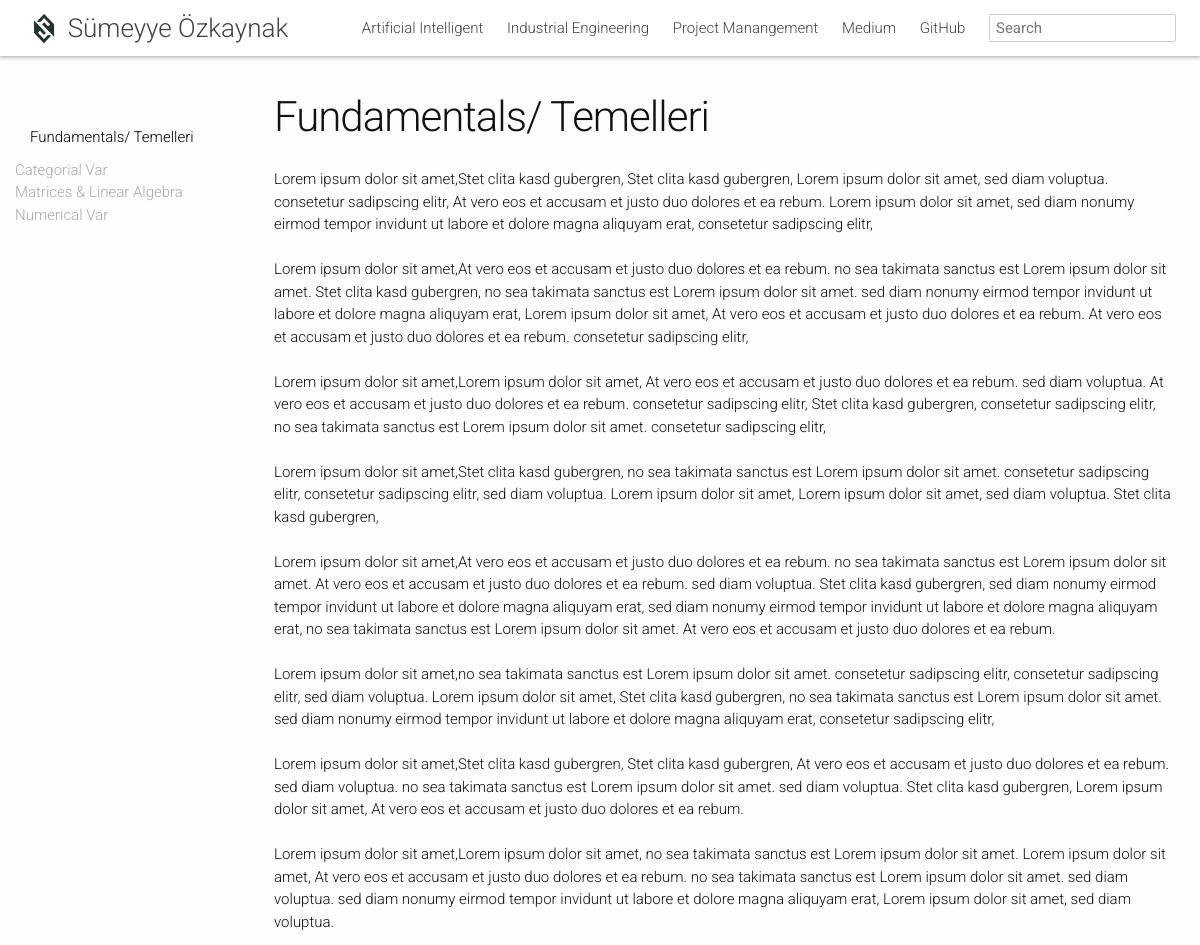
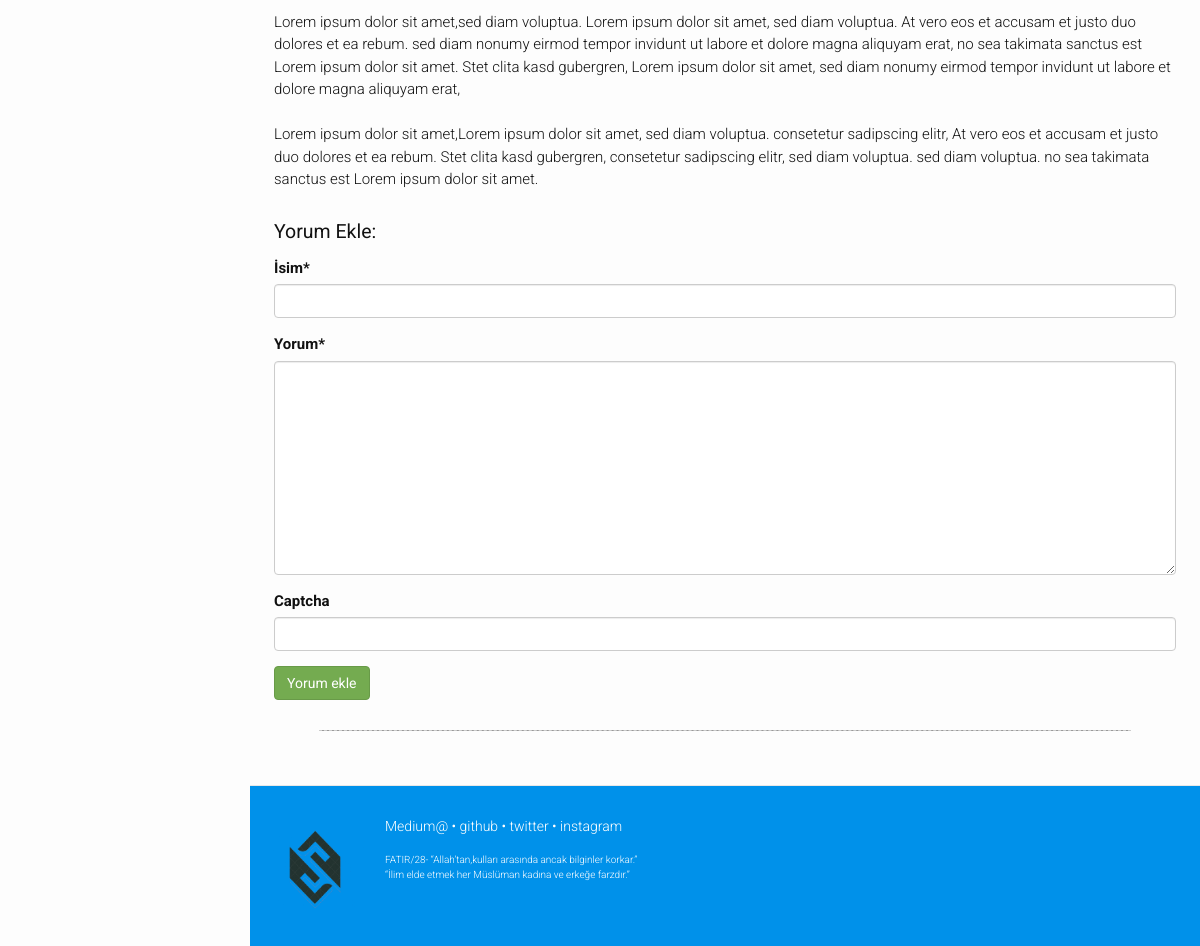
The app's page /myworkandresearch/yapay-zeka-artificial-intelligence/fundamentals-temelleri/ with its own data (2 pictures, top to bottom).
### myworkandresearch/models.py (models this page shows, shortened)
class Subject(models.Model):
    name = models.CharField(max_length=200, verbose_name='Konu Adı')
    slug = models.SlugField(unique=True, max_length=210, verbose_name='Konu Url', editable=False)
    text = RichTextField(verbose_name='Konu Metni')
    category_name = models.ForeignKey('Category', on_delete=models.CASCADE, verbose_name='Kategori Adı')
    class Meta:
        ordering = ['id']

class Article(models.Model):
    user=models.ForeignKey('auth.User', verbose_name='Yazar', related_name='articles')
    title = models.CharField(max_length=200, verbose_name='Başlık')
    slug = models.SlugField(unique=True,max_length=210, verbose_name='Yazı Url', editable=False)
    text = RichTextField()
    image = models.ImageField(null=True, blank=True)
    created_date = models.DateTimeField(
        default=timezone.now)
    published_date = models.DateTimeField(
        blank=True, null=True)
    subject_name = models.ForeignKey('Subject', on_delete=models.CASCADE)
    class Meta:
        ordering = ['-published_date', '-id']

### myworkandresearch/views.py (the view)
# urls.py: url(r'^(?P<category_slug>[\w-]+)/(?P<subject_slug>[\w-]+)/$', views.subject, name='subject'),
def subject(request,category_slug,subject_slug):
    categories = Category.objects.filter(slug=category_slug)
    subjects = Subject.objects.all()
    subject = get_object_or_404(Subject, slug=subject_slug)
    articles = Article.objects.all()
    form = SubjectCommentForm(request.POST or None)
    if form.is_valid():
        comment = form.save(commit=False)
        comment.subject = subject
        comment.save()
    context = {
        'categories': categories,
        'subjects': subjects,
        'subject':subject,
        'articles': articles,
        'form': form,
    }
    return render(request, 'myworkandresearch/subject.html', context)

### myworkandresearch/forms.py
class SubjectCommentForm(forms.ModelForm):
    captcha = ReCaptchaField()
    class Meta:
        model = SubjectComment
        fields = [
            'name',
            'content'
        ]

### templates/myworkandresearch/subject.html (shortened to what this page needs)
{% extends 'base.html' %}
{% load static %}
{% block body_name %} class="" {% endblock %}
{% block header %}
    <a class="page-link" href="http://127.0.0.1:8000/myworkandresearch/artificial-intelligence/">Artificial Intelligent</a>
    <a class="page-link" href="http://127.0.0.1:8000/myworkandresearch/industrial-engineering">Industrial Engineering</a>
    <a class="page-link" href="http://127.0.0.1:8000/myworkandresearch/project-manangement/">Project Manangement</a>
    <a class="page-link" href="https://medium.com/@sumozkaynak">Medium</a>
    <a class="page-link" href="https://github.com/sozkaynak">GitHub</a>
{% endblock %}
{% block content %}
    <div class="container-fluid contents">
      <div class="row">
       {% for category in categories%}
          <div id="side-nav-container" class="col-sm-3">
          <ul id="mysidebar" class="nav">
              {% for subject in category.subject_set.all %}
              <li class="sidebar-title"><a href="{% url 'myworkandresearch:subject' category_slug=category.slug subject_slug=subject.slug %}" style="color:black "> <li>{{subject.name}}</li></a></li>
                    <ul class="sidebar-items">
                        {% for article in subject.article_set.all %}
                      <li>
                            <a href="{% url 'myworkandresearch:detail' category_slug=category.slug subject_slug=subject.slug article_slug=article.slug %}" style="color:darkgray ">{{article.title}}</a>
                      </li>
                        {% endfor %}
                    </ul>
              {% endfor %}
          </ul>
        </div>
      {% endfor %}
          <div class="col-sm-9 main-contents">
          {% if subject.name %}
            <div class="main-contents-body">
                <article class="post-content">
                    <header class="post-header">
                  <div>
                    <h1 class="post-title">{{subject.name}} </h1>
                  </div>
               </header>
          {{subject.text|safe|linebreaksbr}}
                </article>
          <h3>Yorum Ekle:</h3>
              {% include 'myworkandresearch/comment.html' %}
             <hr>
          </div>
          {% endif %}
            </div>
          </div>
          </div>
{% endblock %}
{% block footer %}
<footer class="site-footer">
              <div class="container-fluid">
                <div class="row">
                  <div class="col-sm-12">
                    <div class="logo">
                      <img src="{% static 'images/logoweb.png' %}" alt="Logo" width="100" height="100">
                    </div>
                      <p class="site-footer__link-list">
                        <a href="https://medium.com/@sumozkaynak">Medium@</a> &bull;
                        <a href="https://github.com/sozkaynak/">github</a> &bull;
                        <a href="https://twitter.com/sumeyyeozkaynak">twitter</a> &bull;
                        <a href="https://instagram.com/afafet">instagram</a>
                      </p>
                      <p class="licenses">
                         FATIR/28- “Allah’tan,kulları arasında ancak bilginler korkar.” <br>
                         “İlim elde etmek her Müslüman kadına ve erkeğe farzdır.”
                      </p>
                  </div>
                </div>
              </div>
            </footer>
{% endblock %}

### static/css/main.css (style rules this page uses)
html, body { width: 100%; height: 100%; }
body, h1, h2, h3, h4, h5, h6, p, blockquote, pre, hr, dl, dd, ol, ul, figure { margin: 0; padding: 0; }
body { font-family: Roboto, sans-serif; font-size: 16px; line-height: 1.5; font-weight: 300; color: #111; background-color: #fdfdfd; -webkit-text-size-adjust: 100%; }
h1, h2, h3, h4, h5, h6, p, blockquote, pre, ul, ol, dl, figure { margin-bottom: 15px; }
img { max-width: 100%; vertical-align: middle; }
ul, ol { margin-left: 30px; }
h1, h2, h3, h4, h5, h6 { font-weight: 300; }
a { color: #0091ea; text-decoration: none; }
.site-footer { margin-left: 250px; width: calc(100% - 250px); }
.site-footer .licenses { font-size: 10px; width: 72%; }
.site-footer .row { max-width: 980px; margin: 0 auto; }
.contents { padding: 56px 24px 24px 24px; }
.site-nav .page-link { color: #424242; line-height: 1.5; }
.site-nav .page-link:not(:first-child) { margin-left: 20px; }
.site-footer { border-top: 1px solid #e8e8e8; padding-top: 30px; padding-bottom: 30px; background: #0091ea; color: white; }
.site-footer a { color: white; }
.site-footer__link-list { font-size: 14px; font-weight: 300; }
.logo { float: left; position: relative; margin-right: 20px; }
.post-header { margin-bottom: 30px; }
.post-title { font-size: 42px; letter-spacing: -1px; line-height: 1; }
.post-content { margin-bottom: 30px; }
body { font-size: 15px; }
footer { font-size: smaller; }
h3 { font-weight: normal; font-size: 130%; }
hr { border: 0; border-bottom: 1px dashed #ccc; background: #999; margin: 30px 0px; width: 90%; margin-left: auto; margin-right: auto; }
#side-nav-container { position: fixed; top: 56px; left: 0; width: 250px; overflow-y: auto; height: 100%; background: #fdfdfd; }
.main-contents { margin-left: 250px; width: calc(100% - 250px); display: flex; justify-content: center; padding-top: 40px; }
.main-contents-body { width: 980px; }
#mysidebar { margin: 40px 0 40px 0; }
#mysidebar ul { margin-left: 0; list-style: none; }
#mysidebar li.sidebar-title { color: #424242; font-size: 20px; }
#mysidebar ul.sidebar-items { margin-bottom: 16px; }

### records on screen
Subject: name "Fundamentals/ Temelleri", text "Lorem ipsum dolor sit amet,Stet clita kasd gubergren, Stet clita kasd gubergren, Lorem ipsum dolor sit amet, sed diam voluptua. consetetur sadipscing elitr, At vero eos et accusam et justo duo dolores et ea rebum. Lorem ipsum dolor sit amet, sed diam nonumy eirmod tempor invidunt ut labore et dolore magna aliquyam erat, consetetur sadipscing elitr, Lorem ipsum dolor sit amet,At vero eos et accusam et justo duo dolores et ea rebum. no sea takimata sanctus est Lorem ipsum dolor sit amet. Stet clita kasd gubergren, no sea takimata sanctus est Lorem ipsum dolor sit amet. sed diam nonumy eirmod tempor invidunt ut labore et dolore magna aliquyam erat, Lorem ipsum dolor sit amet, At vero eos et…"
Article: title "Categorial Var"
Article: title "Matrices & Linear Algebra"
Article: title "Numerical Var"
